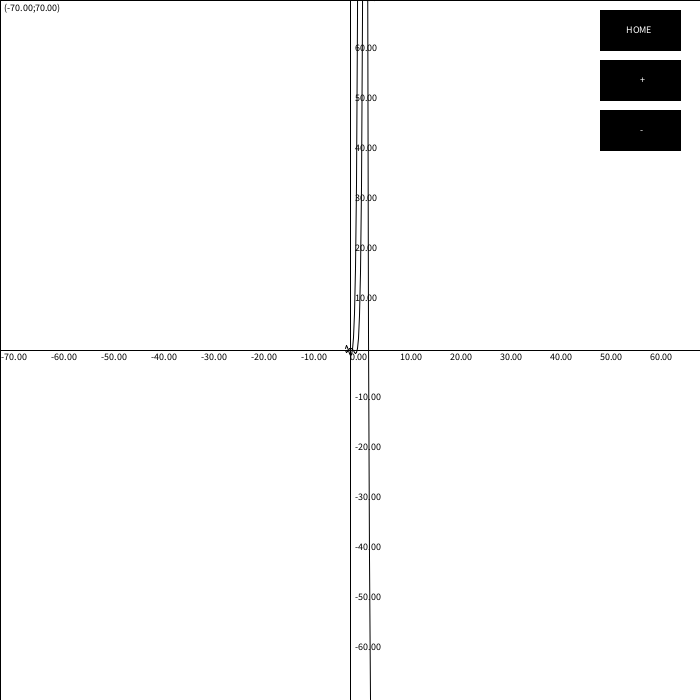
Frame 1 (no input)
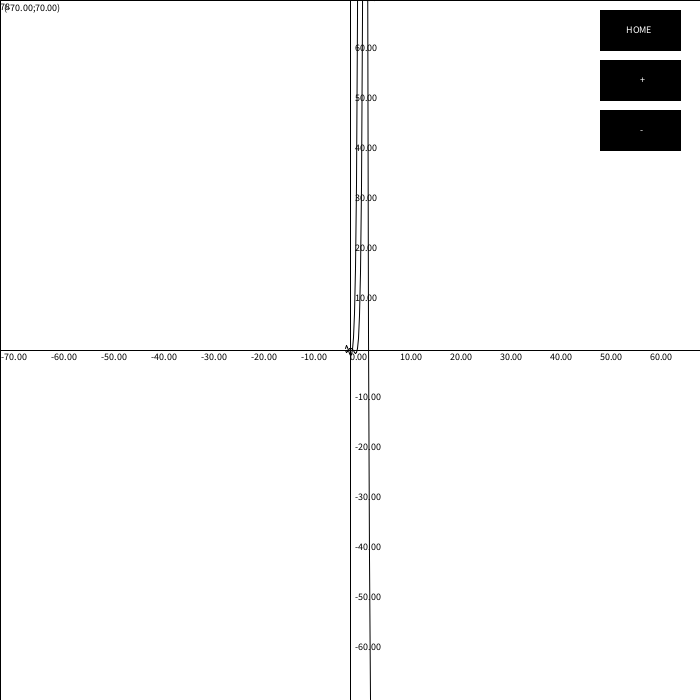
Frame 60 (the mouse pressed at the canvas centre just before this capture)
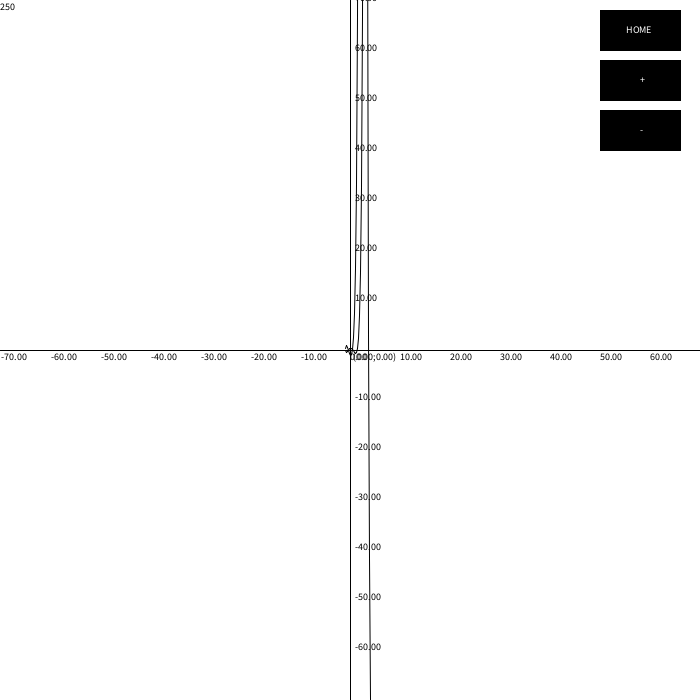
Frame 120 (the mouse held since frame 60 and released just before this capture)

The Processing sketch that drew these frames (run headless with seeded random() and noise(); from frame 60 on, the mouse is pressed at the canvas centre):

// Processing sketch: Main_
// ── Main_.pde
float zoom = 0.2;
float sensibility_zoom = 15;
int speed = 25;
int translateX;
int translateY;

ArrayList<PVector> points = new ArrayList<PVector>();
Function[] functions = {
                       //new Function(color(0)){
                       //   public float f(float x){
                       //     return (x*x*x + 2*x*x + 1/x - 3*x)/(x-9)*(x*x*x + 2*x*x - 20*sin(x) - 3*x)/(x-9);
                       //   }
                       //},
                       new Function(color(0)){
                          public float f(float x){
                            return ((4*x*x*x-6*x*x+1)*sqrt(x+1))/(3-x); 
                          }
                       }};

Button[] buttons = new Button[3];

void mouseDragged(){
  translateX = mouseX-translateX + mouseX;
  translateY = mouseY-translateY + mouseY;
}

void mouseWheel(MouseEvent event) {
  if (event.getCount() == -1 && zoom > zoom/sensibility_zoom)
    zoom -= zoom/sensibility_zoom;
  if (event.getCount() == 1)
    zoom += zoom/sensibility_zoom;
  
}

void mouseClicked() {
  boolean clicked = false;
  for(int i = 0;i < buttons.length;i++){
    if(buttons[i].update())
      clicked = true;
  }
  
  if(!clicked)
    points.add(new PVector((mouseX - translateX)*zoom,-(mouseY-translateY)*zoom));
  
}

void keyPressed() {
  switch(keyCode) {
  case 39:
    translateX -= speed;
    break;
  case 37:
    translateX += speed;
    break;
  case 38:
    translateY += speed;
    break;
  case 40:
    translateY -= speed;
    break;
  }
}

void setup() {
  //fullScreen();
  size(700, 700);
  textSize(10);
  translateX = width/2;
  translateY = height/2;
  buttons[0] = new Button(new PVector(width - 100, 10), 80, 40, "HOME") {
    public void action() {
      zoom = 0.2;
      translateX = width/2;
      translateY = height/2;
    }
  };
  
  buttons[1] = new Button(new PVector(width - 100, 60), 80, 40, "+"){
    public void action(){
      if (zoom > zoom/sensibility_zoom)
        zoom -= zoom/sensibility_zoom;
    }
  };
  
  buttons[2] = new Button(new PVector(width - 100, 110), 80, 40,"-"){
    public void action(){      
      if (zoom > zoom/sensibility_zoom)
        zoom += zoom/sensibility_zoom;
    }
  };
  frameRate(300);
}

void drawPoints(){
  strokeWeight(5);
  stroke(0);
  for(int i = 0;i < points.size();i++){
    point(points.get(i).x/zoom,-points.get(i).y/zoom);
    text("(" + String.format("%.2f",points.get(i).x) + ";" + String.format("%.2f",points.get(i).y) + ")",points.get(i).x/zoom,-points.get(i).y/zoom);
  }
}

void drawBasics(){
  
  stroke(0);
  fill(0);
  
  line(mouseX,0,mouseX,height);
  line(0,mouseY,width,mouseY);
  
  translate(translateX, translateY);
  text("(" + String.format("%.2f",(mouseX-translateX)*zoom) + ";" + String.format("%.2f",-(mouseY-translateY)*zoom) + ")",mouseX + 3 - translateX,mouseY + 10 - translateY);

  
  line(-translateX, 0, width - translateX, 0);
  line(0, -translateY, 0, height - translateY);

  for (int y = -translateY; y < height - translateY; y++) {
    if (y % 50 == 0)
      if (y != 0)
        text(String.format("%.2f", -zoom*y), 5, y);
  }

}

void drawFunctions(){
  strokeWeight(1);
    for (int x = -translateX; x < width - translateX; x++) {
      if (x % 50 == 0)
        text(String.format("%.2f", zoom*x), x, 10);   
    }
  for(int i = 0;i < functions.length;i++){
    for (int x = -translateX; x < width - translateX; x++) {
      stroke(functions[i].col);
      if(functions[i].interval){
        if(x >= functions[i].min/zoom && x <= functions[i].max/zoom){
          line(x, -functions[i].f(zoom*x)/zoom, x+1, -functions[i].f(zoom*(x+1))/zoom);
        }
      }else{
          line(x, -functions[i].f(zoom*x)/zoom, x+1, -functions[i].f(zoom*(x+1))/zoom);
          line(x, -functions[i].derivee(zoom*x)/zoom, x+1, -functions[i].derivee(zoom*(x+1))/zoom);
      }
    }
  }
}

void draw() {
  background(255);
  text((int)frameRate, 0, 10);
  for(int i = 0;i < buttons.length;i++){
    buttons[i].render();
  }
  drawBasics();
  drawPoints();
  drawFunctions();
}

// ── Button.pde
public class Button{
  PVector pos;
  int w;
  int h;
  String text;
  
  public Button(PVector pos,int w,int h,String text){
    this.pos = pos;
    this.w = w;
    this.h = h;
    this.text = text;
  }
  
  public void render(){
    fill(0);
    rect(pos.x,pos.y,w,h);
    fill(255);
    text(text,pos.x + w/2 - text.length()/2 * 7,pos.y+8 + h/2 - 5);
  }
  
  public boolean update(){
    if(mouseCollide()){
      action();
      return true;
    }
    return false;
  }
  
  public void action(){} // We have to define the function when we create an instance with an anonymous class
  
  public boolean mouseCollide(){
    if(mouseX >= pos.x &&
       mouseX <= pos.x + w &&
       mouseY >= pos.y &&
       mouseY <= pos.y + h){
        return true;
    }
    return false;
  }
}

// ── Function.pde
public class Function{
  color col;
  int min;
  int max;
  boolean interval;
  
  public Function(color col,int min,int max){
    this.col = col;
    this.min = min;
    this.max = max;
    interval = true;
  }
  
  public Function(color col){
    this.col = col;
    this.min = 0;
    this.max = 0;
    interval = false;
  }
  
  public Function compose(final Function function){
    final Function _this = this;
    return new Function(color(0)){
      public float f(float x){
        return _this.f(function.f(x));
      }
    };
  }
  
  public Function addition(final Function function){
    final Function _this = this;
    return new Function(color(0)){
      public float f(float x){
        return _this.f(x) + function.f(x);
      }
    };
  }
  
  
  public Function substract(final Function function){
    final Function _this = this;
    return new Function(color(0)){
      public float f(float x){
        return _this.f(x) - function.f(x);
      }
    };
  }
  
  public Function multiplie(final Function function){
    final Function _this = this;
    return new Function(color(0)){
      public float f(float x){
        return _this.f(x) * function.f(x);
      }
    };
  }
  
  public Function divide(final Function function){
    final Function _this = this;
    return new Function(color(0)){
      public float f(float x){
        return _this.f(x) / function.f(x);
      }
    };
  }
  
  public float derivee(float x){
    return (f(x + 1) - f(x));
  }
  
  public float f(float x){return 0;}
}
